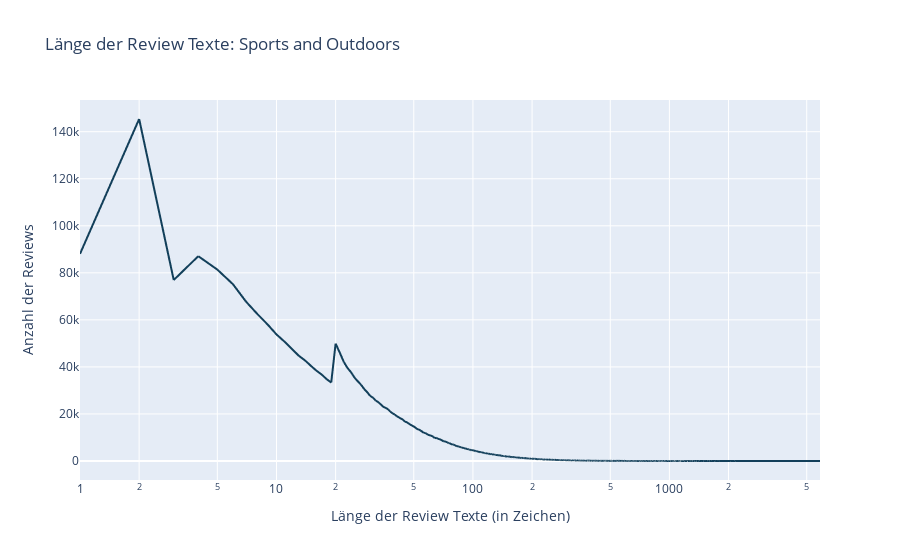

Write notebook code for a chart like this one.
### Code cell
# Gruppieren und Zählen der Längen der Review Texten
text_len_df = review_df.groupby(["text_len"]).size().reset_index(name="count")

# Konvertierung der Spalte mit den Längenangaben in int
text_len_df["text_len"] = text_len_df["text_len"].astype(int)

# Aufsteigende Sortierung der Länge
text_len_df = text_len_df.sort_values(by=['text_len'])

# Graphische Darstellung
print(f"Der Datensatz könnte um {len(review_df[(review_df.text_len <= 4)])} Zeilen reduziert werden, falls alle Reviews mit weniger als 5 Zeichen herausgenommen werden.")
text_len_fig = px.line(text_len_df, x="text_len", y="count", log_x=True, title="Länge der Review Texte: Sports and Outdoors",
                       color_discrete_sequence=px.colors.sequential.Darkmint_r)
text_len_fig.update_xaxes(title_text= "Länge der Review Texte (in Zeichen)")
text_len_fig.update_yaxes(title_text= "Anzahl der Reviews")
text_len_fig

### Figure 1 — Plotly figure (JSON) as saved in the notebook; plotly's stock layout.template omitted (floating-point values rounded to 4 significant figures; data arrays with more than 128 entries replaced by an {"elided": "..."} marker saying what was removed)
{"data": [{"hovertemplate": "text_len=%{x}<br>count=%{y}<extra></extra>", "legendgroup": "", "line": {"color": "rgb(18, 63, 90)", "dash": "solid"}, "marker": {"symbol": "circle"}, "mode": "lines", "name": "", "showlegend": false, "type": "scattergl", "x": {"elided": "1655 int values"}, "xaxis": "x", "y": {"elided": "1655 int values"}, "yaxis": "y"}], "layout": {"legend": {"tracegroupgap": 0}, "title": {"text": "Länge der Review Texte: Sports and Outdoors"}, "xaxis": {"anchor": "y", "domain": [0, 1], "title": {"text": "Länge der Review Texte (in Zeichen)"}, "type": "log"}, "yaxis": {"anchor": "x", "domain": [0, 1], "title": {"text": "Anzahl der Reviews"}}}}
